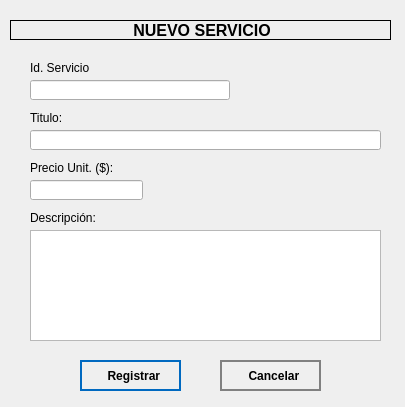
<?xml version="1.0" encoding="UTF-8"?>
<ui version="4.0">
 <class>servRegWindow</class>
 <widget class="QWidget" name="servRegWindow">
  <property name="geometry">
   <rect>
    <x>0</x>
    <y>0</y>
    <width>405</width>
    <height>407</height>
   </rect>
  </property>
  <property name="windowTitle">
   <string>Nuevo Servicio</string>
  </property>
  <property name="styleSheet">
   <string notr="true">QPushButton
{
	height: 2em;
	border-style: solid;
	border-width: 2px;
	border-color: #0069c0;
	font-weight: bold;
}

QPushButton:hover
{
	background-color: #0069c0;
	color: white;
} </string>
  </property>
  <widget class="QLabel" name="label">
   <property name="geometry">
    <rect>
     <x>10</x>
     <y>20</y>
     <width>381</width>
     <height>20</height>
    </rect>
   </property>
   <property name="frameShape">
    <enum>QFrame::Box</enum>
   </property>
   <property name="text">
    <string>&lt;html&gt;&lt;head/&gt;&lt;body&gt;&lt;p align=&quot;center&quot;&gt;&lt;span style=&quot; font-size:12pt; font-weight:600;&quot;&gt;NUEVO SERVICIO&lt;/span&gt;&lt;/p&gt;&lt;/body&gt;&lt;/html&gt;</string>
   </property>
  </widget>
  <widget class="QLabel" name="label_2">
   <property name="geometry">
    <rect>
     <x>30</x>
     <y>60</y>
     <width>121</width>
     <height>16</height>
    </rect>
   </property>
   <property name="text">
    <string>&lt;html&gt;&lt;head/&gt;&lt;body&gt;&lt;p&gt;Id. Servicio&lt;/p&gt;&lt;/body&gt;&lt;/html&gt;</string>
   </property>
  </widget>
  <widget class="QLineEdit" name="idServRegLineEdit">
   <property name="geometry">
    <rect>
     <x>30</x>
     <y>80</y>
     <width>200</width>
     <height>20</height>
    </rect>
   </property>
  </widget>
  <widget class="QLabel" name="label_3">
   <property name="geometry">
    <rect>
     <x>30</x>
     <y>110</y>
     <width>71</width>
     <height>16</height>
    </rect>
   </property>
   <property name="text">
    <string>&lt;html&gt;&lt;head/&gt;&lt;body&gt;&lt;p&gt;Titulo:&lt;/p&gt;&lt;/body&gt;&lt;/html&gt;</string>
   </property>
  </widget>
  <widget class="QLineEdit" name="servRegTituloLineEdit">
   <property name="geometry">
    <rect>
     <x>30</x>
     <y>130</y>
     <width>351</width>
     <height>20</height>
    </rect>
   </property>
  </widget>
  <widget class="QLabel" name="label_6">
   <property name="geometry">
    <rect>
     <x>30</x>
     <y>210</y>
     <width>71</width>
     <height>16</height>
    </rect>
   </property>
   <property name="text">
    <string>&lt;html&gt;&lt;head/&gt;&lt;body&gt;&lt;p&gt;Descripción:&lt;/p&gt;&lt;/body&gt;&lt;/html&gt;</string>
   </property>
  </widget>
  <widget class="QTextEdit" name="servRegDescTextEdit">
   <property name="geometry">
    <rect>
     <x>30</x>
     <y>230</y>
     <width>351</width>
     <height>111</height>
    </rect>
   </property>
  </widget>
  <widget class="QPushButton" name="servRegAceptarButton">
   <property name="geometry">
    <rect>
     <x>80</x>
     <y>360</y>
     <width>101</width>
     <height>31</height>
    </rect>
   </property>
   <property name="cursor">
    <cursorShape>PointingHandCursor</cursorShape>
   </property>
   <property name="text">
    <string>  Registrar</string>
   </property>
   <property name="icon">
    <iconset>
     <normaloff>../assets/icons/botones/agregar.png</normaloff>../assets/icons/botones/agregar.png</iconset>
   </property>
   <property name="flat">
    <bool>true</bool>
   </property>
  </widget>
  <widget class="QPushButton" name="servRegCancelarButton">
   <property name="geometry">
    <rect>
     <x>220</x>
     <y>360</y>
     <width>101</width>
     <height>31</height>
    </rect>
   </property>
   <property name="cursor">
    <cursorShape>PointingHandCursor</cursorShape>
   </property>
   <property name="styleSheet">
    <string notr="true">QPushButton
{
	height: 2em;
	border-style: solid;
	border-width: 2px;
	border-color: grey;
	font-weight: bold;
}

QPushButton:hover
{
	background-color: grey;
	color: white;
}</string>
   </property>
   <property name="text">
    <string>  Cancelar</string>
   </property>
   <property name="icon">
    <iconset>
     <normaloff>../assets/icons/botones/cancelar.png</normaloff>../assets/icons/botones/cancelar.png</iconset>
   </property>
   <property name="flat">
    <bool>true</bool>
   </property>
  </widget>
  <widget class="QLabel" name="label_5">
   <property name="geometry">
    <rect>
     <x>30</x>
     <y>160</y>
     <width>91</width>
     <height>16</height>
    </rect>
   </property>
   <property name="text">
    <string>&lt;html&gt;&lt;head/&gt;&lt;body&gt;&lt;p&gt;Precio Unit. ($):&lt;/p&gt;&lt;/body&gt;&lt;/html&gt;</string>
   </property>
  </widget>
  <widget class="QLineEdit" name="servRegPrecioLineEdit">
   <property name="geometry">
    <rect>
     <x>30</x>
     <y>180</y>
     <width>113</width>
     <height>20</height>
    </rect>
   </property>
  </widget>
 </widget>
 <resources/>
 <connections/>
</ui>
